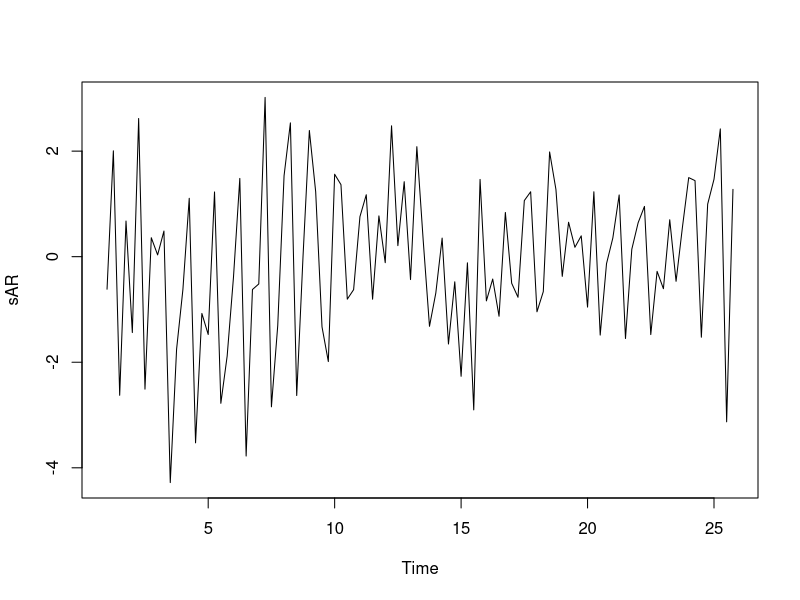
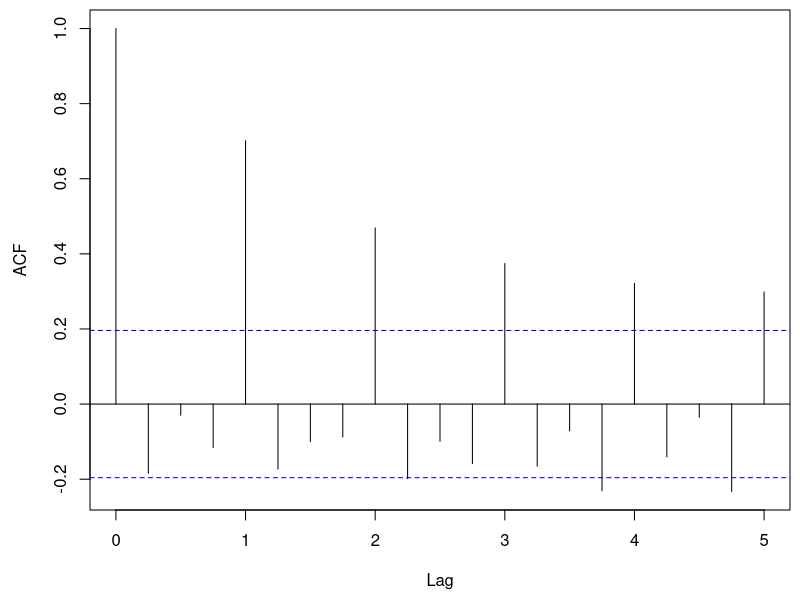
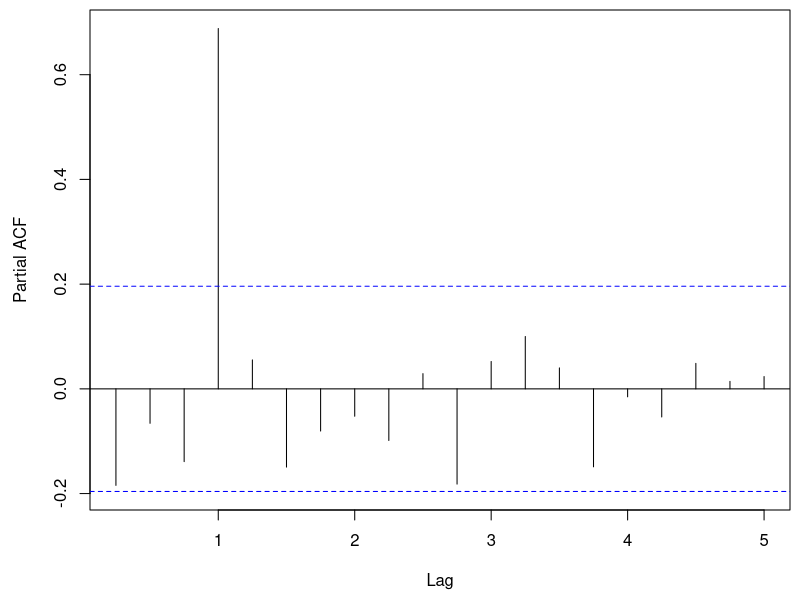

These charts were generated, in order, by the following R code:
set.seed(123456)
Phi <- c(0, 0, 0, 0.8)
sAR <- arima.sim(list(order = c(4,0,0), ar = Phi), n = 100)
sAR <- ts(sAR, freq = 4)
plot(sAR)

win.graph(width=10, height=2.5)
par(mai=c(0.9, 0.9, 0.1, 0.1))

acf(sAR, lag = 20)
pacf(sAR, lag = 20)

savePlot("sAR1_pacf", type="eps")
